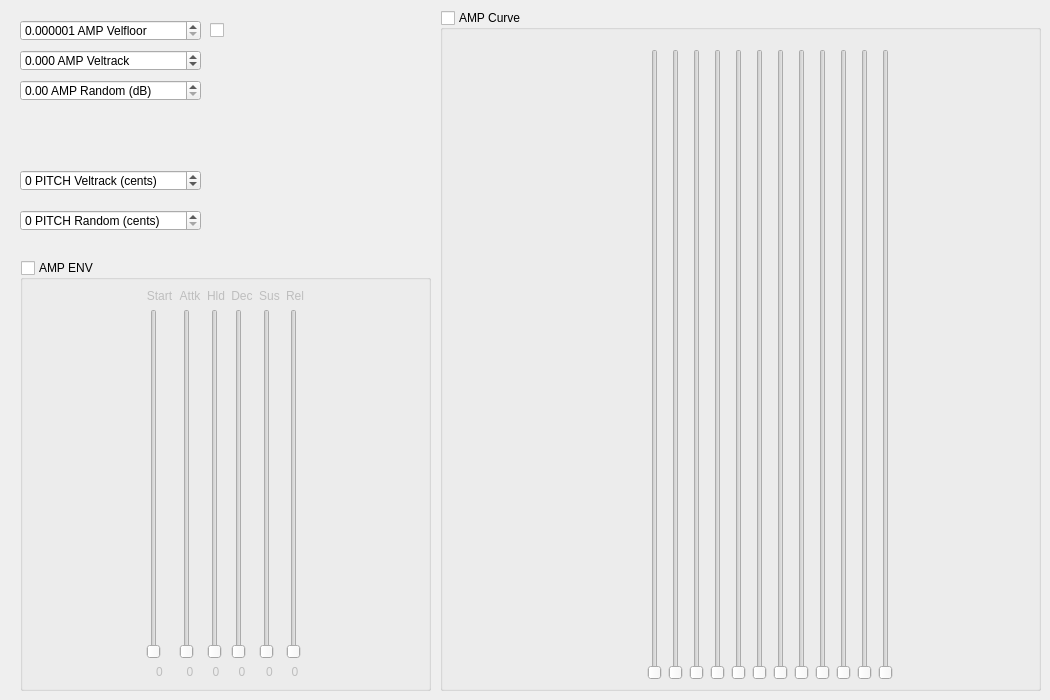
    <widget class="QWidget" name="tab_2">
     <attribute name="title">
      <string>Perc Settings</string>
     </attribute>
     <widget class="QWidget" name="horizontalLayoutWidget">
      <property name="geometry">
       <rect>
        <x>20</x>
        <y>260</y>
        <width>411</width>
        <height>431</height>
       </rect>
      </property>
      <layout class="QHBoxLayout" name="horizontalLayout">
       <item>
        <widget class="QGroupBox" name="EnvAmp">
         <property name="title">
          <string>AMP ENV</string>
         </property>
         <property name="checkable">
          <bool>true</bool>
         </property>
         <property name="checked">
          <bool>false</bool>
         </property>
         <layout class="QHBoxLayout" name="horizontalLayout_2">
          <item>
           <layout class="QGridLayout" name="gridLayout">
            <item row="3" column="0">
             <widget class="QSlider" name="sldAmpStart">
              <property name="maximum">
               <number>100</number>
              </property>
              <property name="singleStep">
               <number>2</number>
              </property>
              <property name="orientation">
               <enum>Qt::Vertical</enum>
              </property>
             </widget>
            </item>
            <item row="3" column="2">
             <widget class="QSlider" name="sldAmpHold">
              <property name="maximum">
               <number>5000</number>
              </property>
              <property name="singleStep">
               <number>2</number>
              </property>
              <property name="orientation">
               <enum>Qt::Vertical</enum>
              </property>
             </widget>
            </item>
            <item row="1" column="0">
             <widget class="QLabel" name="label_9">
              <property name="text">
               <string>Start</string>
              </property>
              <property name="alignment">
               <set>Qt::AlignCenter</set>
              </property>
             </widget>
            </item>
            <item row="1" column="1">
             <widget class="QLabel" name="label_10">
              <property name="text">
               <string>Attk</string>
              </property>
              <property name="alignment">
               <set>Qt::AlignCenter</set>
              </property>
             </widget>
            </item>
            <item row="4" column="7">
             <widget class="QLabel" name="lblAmpRelease">
              <property name="text">
               <string>0</string>
              </property>
              <property name="alignment">
               <set>Qt::AlignCenter</set>
              </property>
             </widget>
            </item>
            <item row="1" column="5">
             <widget class="QLabel" name="label_18">
              <property name="text">
               <string>Sus</string>
              </property>
              <property name="alignment">
               <set>Qt::AlignCenter</set>
              </property>
             </widget>
            </item>
            <item row="4" column="1">
             <widget class="QLabel" name="lblAmpAttack">
              <property name="text">
               <string>0</string>
              </property>
              <property name="alignment">
               <set>Qt::AlignCenter</set>
              </property>
             </widget>
            </item>
            <item row="4" column="0">
             <widget class="QLabel" name="lblAmpStart">
              <property name="text">
               <string>0</string>
              </property>
              <property name="alignment">
               <set>Qt::AlignCenter</set>
              </property>
             </widget>
            </item>
            <item row="3" column="4">
             <widget class="QSlider" name="sldAmpDecay">
              <property name="maximum">
               <number>5000</number>
              </property>
              <property name="singleStep">
               <number>2</number>
              </property>
              <property name="orientation">
               <enum>Qt::Vertical</enum>
              </property>
             </widget>
            </item>
            <item row="3" column="1">
             <widget class="QSlider" name="sldAmpAttack">
              <property name="maximum">
               <number>5000</number>
              </property>
              <property name="singleStep">
               <number>2</number>
              </property>
              <property name="orientation">
               <enum>Qt::Vertical</enum>
              </property>
             </widget>
            </item>
            <item row="4" column="5">
             <widget class="QLabel" name="lblAmpSustain">
              <property name="text">
               <string>0</string>
              </property>
              <property name="alignment">
               <set>Qt::AlignCenter</set>
              </property>
             </widget>
            </item>
            <item row="4" column="4">
             <widget class="QLabel" name="lblAmpDecay">
              <property name="text">
               <string>0</string>
              </property>
              <property name="alignment">
               <set>Qt::AlignCenter</set>
              </property>
             </widget>
            </item>
            <item row="3" column="7">
             <widget class="QSlider" name="sldAmpRelease">
              <property name="maximum">
               <number>10000</number>
              </property>
              <property name="singleStep">
               <number>2</number>
              </property>
              <property name="orientation">
               <enum>Qt::Vertical</enum>
              </property>
             </widget>
            </item>
            <item row="1" column="2">
             <widget class="QLabel" name="label_12">
              <property name="text">
               <string>Hld</string>
              </property>
              <property name="alignment">
               <set>Qt::AlignCenter</set>
              </property>
             </widget>
            </item>
            <item row="1" column="7">
             <widget class="QLabel" name="label_16">
              <property name="text">
               <string>Rel</string>
              </property>
              <property name="alignment">
               <set>Qt::AlignCenter</set>
              </property>
             </widget>
            </item>
            <item row="3" column="5">
             <widget class="QSlider" name="sldAmpSustain">
              <property name="sizePolicy">
               <sizepolicy hsizetype="Fixed" vsizetype="Expanding">
                <horstretch>0</horstretch>
                <verstretch>0</verstretch>
               </sizepolicy>
              </property>
              <property name="maximum">
               <number>100</number>
              </property>
              <property name="orientation">
               <enum>Qt::Vertical</enum>
              </property>
             </widget>
            </item>
            <item row="4" column="2">
             <widget class="QLabel" name="lblAmpHold">
              <property name="text">
               <string>0</string>
              </property>
              <property name="alignment">
               <set>Qt::AlignCenter</set>
              </property>
             </widget>
            </item>
            <item row="1" column="4">
             <widget class="QLabel" name="label_14">
              <property name="text">
               <string>Dec</string>
              </property>
              <property name="alignment">
               <set>Qt::AlignCenter</set>
              </property>
             </widget>
            </item>
           </layout>
          </item>
         </layout>
        </widget>
       </item>
      </layout>
     </widget>
     <widget class="QDoubleSpinBox" name="dsbAmpVeltrack">
      <property name="geometry">
       <rect>
        <x>20</x>
        <y>50</y>
        <width>181</width>
        <height>21</height>
       </rect>
      </property>
      <property name="prefix">
       <string/>
      </property>
      <property name="suffix">
       <string> AMP Veltrack</string>
      </property>
      <property name="decimals">
       <number>3</number>
      </property>
      <property name="minimum">
       <double>-100.000000000000000</double>
      </property>
      <property name="maximum">
       <double>100.000000000000000</double>
      </property>
      <property name="singleStep">
       <double>0.004000000000000</double>
      </property>
     </widget>
     <widget class="QDoubleSpinBox" name="dsbAmpVelfloor">
      <property name="geometry">
       <rect>
        <x>20</x>
        <y>20</y>
        <width>181</width>
        <height>21</height>
       </rect>
      </property>
      <property name="prefix">
       <string/>
      </property>
      <property name="suffix">
       <string> AMP Velfloor</string>
      </property>
      <property name="decimals">
       <number>6</number>
      </property>
      <property name="minimum">
       <double>0.000001000000000</double>
      </property>
      <property name="maximum">
       <double>1.000000000000000</double>
      </property>
      <property name="singleStep">
       <double>0.000002000000000</double>
      </property>
      <property name="value">
       <double>0.000001000000000</double>
      </property>
     </widget>
     <widget class="QCheckBox" name="chkAmpVelfloor">
      <property name="geometry">
       <rect>
        <x>210</x>
        <y>20</y>
        <width>31</width>
        <height>21</height>
       </rect>
      </property>
      <property name="text">
       <string/>
      </property>
     </widget>
     <widget class="QDoubleSpinBox" name="dsbAmpRandom">
      <property name="geometry">
       <rect>
        <x>20</x>
        <y>80</y>
        <width>181</width>
        <height>21</height>
       </rect>
      </property>
      <property name="prefix">
       <string/>
      </property>
      <property name="suffix">
       <string> AMP Random (dB)</string>
      </property>
      <property name="decimals">
       <number>2</number>
      </property>
      <property name="minimum">
       <double>0.000000000000000</double>
      </property>
      <property name="maximum">
       <double>24.000000000000000</double>
      </property>
      <property name="singleStep">
       <double>0.050000000000000</double>
      </property>
     </widget>
     <widget class="QSpinBox" name="sbxPitVeltrack">
      <property name="geometry">
       <rect>
        <x>20</x>
        <y>170</y>
        <width>181</width>
        <height>21</height>
       </rect>
      </property>
      <property name="suffix">
       <string> PITCH Veltrack (cents)</string>
      </property>
      <property name="minimum">
       <number>-9600</number>
      </property>
      <property name="maximum">
       <number>9600</number>
      </property>
     </widget>
     <widget class="QSpinBox" name="sbxPitRandom">
      <property name="geometry">
       <rect>
        <x>20</x>
        <y>210</y>
        <width>181</width>
        <height>21</height>
       </rect>
      </property>
      <property name="suffix">
       <string> PITCH Random (cents)</string>
      </property>
      <property name="maximum">
       <number>9600</number>
      </property>
     </widget>
     <widget class="QWidget" name="horizontalLayoutWidget_2">
      <property name="geometry">
       <rect>
        <x>440</x>
        <y>10</y>
        <width>601</width>
        <height>681</height>
       </rect>
      </property>
      <layout class="QHBoxLayout" name="CurveAmp_2">
       <item>
        <widget class="QGroupBox" name="CurveAmp">
         <property name="title">
          <string>AMP Curve</string>
         </property>
         <property name="checkable">
          <bool>true</bool>
         </property>
         <property name="checked">
          <bool>false</bool>
         </property>
         <widget class="QWidget" name="horizontalLayoutWidget_3">
          <property name="geometry">
           <rect>
            <x>9</x>
            <y>39</y>
            <width>641</width>
            <height>631</height>
           </rect>
          </property>
          <layout class="QHBoxLayout" name="horizontalLayout_3">
           <item>
            <spacer name="horizontalSpacer">
             <property name="orientation">
              <enum>Qt::Horizontal</enum>
             </property>
             <property name="sizeHint" stdset="0">
              <size>
               <width>40</width>
               <height>20</height>
              </size>
             </property>
            </spacer>
           </item>
           <item>
            <widget class="QSlider" name="sldAmpCurve1">
             <property name="mouseTracking">
              <bool>true</bool>
             </property>
             <property name="tabletTracking">
              <bool>true</bool>
             </property>
             <property name="focusPolicy">
              <enum>Qt::StrongFocus</enum>
             </property>
             <property name="maximum">
              <number>1000000</number>
             </property>
             <property name="pageStep">
              <number>100000</number>
             </property>
             <property name="orientation">
              <enum>Qt::Vertical</enum>
             </property>
            </widget>
           </item>
           <item>
            <widget class="QSlider" name="sldAmpCurve2">
             <property name="mouseTracking">
              <bool>true</bool>
             </property>
             <property name="tabletTracking">
              <bool>true</bool>
             </property>
             <property name="focusPolicy">
              <enum>Qt::StrongFocus</enum>
             </property>
             <property name="maximum">
              <number>1000000</number>
             </property>
             <property name="pageStep">
              <number>100000</number>
             </property>
             <property name="orientation">
              <enum>Qt::Vertical</enum>
             </property>
            </widget>
           </item>
           <item>
            <widget class="QSlider" name="sldAmpCurve3">
             <property name="mouseTracking">
              <bool>true</bool>
             </property>
             <property name="tabletTracking">
              <bool>true</bool>
             </property>
             <property name="focusPolicy">
              <enum>Qt::StrongFocus</enum>
             </property>
             <property name="maximum">
              <number>1000000</number>
             </property>
             <property name="pageStep">
              <number>100000</number>
             </property>
             <property name="orientation">
              <enum>Qt::Vertical</enum>
             </property>
            </widget>
           </item>
           <item>
            <widget class="QSlider" name="sldAmpCurve4">
             <property name="mouseTracking">
              <bool>true</bool>
             </property>
             <property name="tabletTracking">
              <bool>true</bool>
             </property>
             <property name="maximum">
              <number>1000000</number>
             </property>
             <property name="pageStep">
              <number>100000</number>
             </property>
             <property name="orientation">
              <enum>Qt::Vertical</enum>
             </property>
            </widget>
           </item>
           <item>
            <widget class="QSlider" name="sldAmpCurve5">
             <property name="mouseTracking">
              <bool>true</bool>
             </property>
             <property name="tabletTracking">
              <bool>true</bool>
             </property>
             <property name="maximum">
              <number>1000000</number>
             </property>
             <property name="pageStep">
              <number>100000</number>
             </property>
             <property name="orientation">
              <enum>Qt::Vertical</enum>
             </property>
            </widget>
           </item>
           <item>
            <widget class="QSlider" name="sldAmpCurve6">
             <property name="mouseTracking">
              <bool>true</bool>
             </property>
             <property name="tabletTracking">
              <bool>true</bool>
             </property>
             <property name="maximum">
              <number>1000000</number>
             </property>
             <property name="pageStep">
              <number>100000</number>
             </property>
             <property name="orientation">
              <enum>Qt::Vertical</enum>
             </property>
            </widget>
           </item>
           <item>
            <widget class="QSlider" name="sldAmpCurve7">
             <property name="mouseTracking">
              <bool>true</bool>
             </property>
             <property name="tabletTracking">
              <bool>true</bool>
             </property>
             <property name="maximum">
              <number>1000000</number>
             </property>
             <property name="pageStep">
              <number>100000</number>
             </property>
             <property name="orientation">
              <enum>Qt::Vertical</enum>
             </property>
            </widget>
           </item>
           <item>
            <widget class="QSlider" name="sldAmpCurve8">
             <property name="mouseTracking">
              <bool>true</bool>
             </property>
             <property name="tabletTracking">
              <bool>true</bool>
             </property>
             <property name="maximum">
              <number>1000000</number>
             </property>
             <property name="pageStep">
              <number>100000</number>
             </property>
             <property name="orientation">
              <enum>Qt::Vertical</enum>
             </property>
            </widget>
           </item>
           <item>
            <widget class="QSlider" name="sldAmpCurve9">
             <property name="mouseTracking">
              <bool>true</bool>
             </property>
             <property name="tabletTracking">
              <bool>true</bool>
             </property>
             <property name="maximum">
              <number>1000000</number>
             </property>
             <property name="pageStep">
              <number>100000</number>
             </property>
             <property name="orientation">
              <enum>Qt::Vertical</enum>
             </property>
            </widget>
           </item>
           <item>
            <widget class="QSlider" name="sldAmpCurve10">
             <property name="mouseTracking">
              <bool>true</bool>
             </property>
             <property name="tabletTracking">
              <bool>true</bool>
             </property>
             <property name="maximum">
              <number>1000000</number>
             </property>
             <property name="pageStep">
              <number>100000</number>
             </property>
             <property name="orientation">
              <enum>Qt::Vertical</enum>
             </property>
            </widget>
           </item>
           <item>
            <widget class="QSlider" name="sldAmpCurve11">
             <property name="sizePolicy">
              <sizepolicy hsizetype="Fixed" vsizetype="Preferred">
               <horstretch>0</horstretch>
               <verstretch>0</verstretch>
              </sizepolicy>
             </property>
             <property name="mouseTracking">
              <bool>true</bool>
             </property>
             <property name="tabletTracking">
              <bool>true</bool>
             </property>
             <property name="maximum">
              <number>1000000</number>
             </property>
             <property name="pageStep">
              <number>100000</number>
             </property>
             <property name="orientation">
              <enum>Qt::Vertical</enum>
             </property>
            </widget>
           </item>
           <item>
            <widget class="QSlider" name="sldAmpCurve12">
             <property name="sizePolicy">
              <sizepolicy hsizetype="Fixed" vsizetype="Preferred">
               <horstretch>0</horstretch>
               <verstretch>0</verstretch>
              </sizepolicy>
             </property>
             <property name="mouseTracking">
              <bool>true</bool>
             </property>
             <property name="tabletTracking">
              <bool>true</bool>
             </property>
             <property name="maximum">
              <number>1000000</number>
             </property>
             <property name="pageStep">
              <number>100000</number>
             </property>
             <property name="orientation">
              <enum>Qt::Vertical</enum>
             </property>
            </widget>
           </item>
           <item>
            <spacer name="horizontalSpacer_2">
             <property name="orientation">
              <enum>Qt::Horizontal</enum>
             </property>
             <property name="sizeHint" stdset="0">
              <size>
               <width>40</width>
               <height>20</height>
              </size>
             </property>
            </spacer>
           </item>
          </layout>
         </widget>
        </widget>
       </item>
      </layout>
     </widget>
    </widget>
